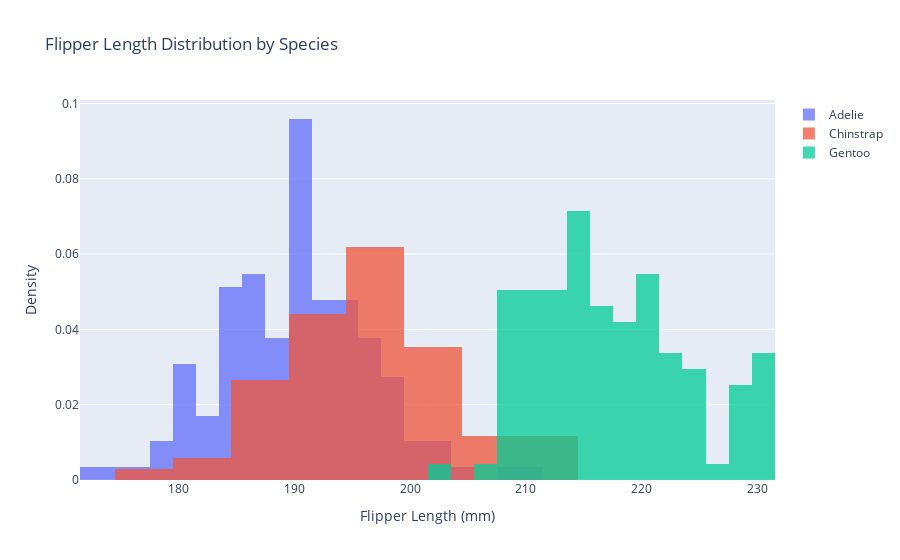

This figure's notebook cell:
### Markdown cell above
#### 1. Use [_fig.add_[h/v]line()_](https://plotly.com/python/horizontal-vertical-shapes/) and [_fig.add_[h/v]rect()_](https://plotly.com/python/line-charts/) to mark, respspectively, location (mean and median) and scale (range, interquartile range, and a range defined by two standard deviations away from the mean in both directions) of `flipper_length_mm` for each `species` onto `plotly` histograms of `flipper_length_mm` for each `species` in the penguins dataset<br>

<details class="details-example"><summary style="color:blue"><u>Further Guidance</u></summary>

> - _There are several considerations in this problem..._
>     - _The histograms can be on the same figure, on separate figures, or separated into different panels in the same figure_
>     - _The elements within a figure should be well annotated, probobably using a so-called legend to help make sure annotations don't overlap each other and are clear and readible_
> - _There are several ways to approach this problem..._
>     - _You will likely be very pleased when you run the code returned to you as the result of pasting this question in as a prompt into a ChatBot session; but, you will also likely need to interact with the ChatBot to ask for adjustments to the code which give a final satisfactory figure (and this is the recommended approach to get the experience this problem intends you to have)_
>     - _**When using a ChatBot, if the code provided by your ChatBot results in an error, show the error to your ChatBot and iterate this process with the adjusted "fixed" code provided by the ChatBot... this process usually converges some something workable that's pretty close to what you were going for**_
>     - <u>**And don't forget, a ChatBot can explain what how code it provides works, if you ask it to...**</u>
>     - _You could alternatively figure out how to code this plot up for yourself by looking at the provided documentation links and perhaps using some additional google searchers or ChatBot queries to help out with specific issues or examples; and, if you end up interested in figuring out a little more how the code works that's great and definitely feel free to go ahead and do so, but at this stage the point of this problem is to understand the general ideas of figures themselves as opposed to being an expert about the code that generated them_
    
</details>

### Code cell
import pandas as pd
import plotly.express as px
import plotly.graph_objects as go
import seaborn as sns

# Load the penguins dataset
penguins = sns.load_dataset('penguins').dropna()

# Create a figure
fig = go.Figure()

# Get unique species
species = penguins['species'].unique()

# Loop through each species and create a histogram with annotations
for sp in species:
    data = penguins[penguins['species'] == sp]['flipper_length_mm']
    
    # Calculate statistics
    mean = data.mean()
    median = data.median()
    range_min = data.min()
    range_max = data.max()
    q1 = data.quantile(0.25)
    q3 = data.quantile(0.75)
    iqr = q3 - q1
    std_dev = data.std()
    lower_bound = mean - 2 * std_dev
    upper_bound = mean + 2 * std_dev

    # Add histogram
    fig.add_trace(go.Histogram(
        x=data,
        name=sp,
        opacity=0.75,
        histnorm='probability density'
    ))
    
   
# Update layout
fig.update_layout(
    title='Flipper Length Distribution by Species',
    xaxis_title='Flipper Length (mm)',
    yaxis_title='Density',
    barmode='overlay'
)

# Show the plot
fig.show(renderer="png")

### Figure 1 — Plotly figure (JSON) as saved in the notebook; plotly's stock layout.template omitted (floating-point values rounded to 4 significant figures; data arrays with more than 128 entries replaced by an {"elided": "..."} marker saying what was removed)
{"data": [{"histnorm": "probability density", "name": "Adelie", "opacity": 0.75, "type": "histogram", "x": {"elided": "146 int values"}}, {"histnorm": "probability density", "name": "Chinstrap", "opacity": 0.75, "type": "histogram", "x": [192, 196, 193, 188, 197, 198, 178, 197, 195, 198, 193, 194, 185, 201, 190, 201, 197, 181, 190, 195, 181, 191, 187, 193, 195, 197, 200, 200, 191, 205, 187, 201, 187, 203, 195, 199, 195, 210, 192, 205, 210, 187, 196, 196, 196, 201, 190, 212, 187, 198, 199, 201, 193, 203, 187, 197, 191, 203, 202, 194, 206, 189, 195, 207, 202, 193, 210, 198]}, {"histnorm": "probability density", "name": "Gentoo", "opacity": 0.75, "type": "histogram", "x": [211, 230, 210, 218, 215, 210, 211, 219, 209, 215, 214, 216, 214, 213, 210, 217, 210, 221, 209, 222, 218, 215, 213, 215, 215, 215, 215, 210, 220, 222, 209, 207, 230, 220, 220, 213, 219, 208, 208, 208, 225, 210, 216, 222, 217, 210, 225, 213, 215, 210, 220, 210, 225, 217, 220, 208, 220, 208, 224, 208, 221, 214, 231, 219, 230, 229, 220, 223, 216, 221, 221, 217, 216, 230, 209, 220, 215, 223, 212, 221, 212, 224, 212, 228, 218, 218, 212, 230, 218, 228, 212, 224, 214, 226, 216, 222, 203, 225, 219, 228, 215, 228, 215, 210, 219, 208, 209, 216, 229, 213, 230, 217, 230, 222, 214, 215, 222, 212, 213]}], "layout": {"barmode": "overlay", "title": {"text": "Flipper Length Distribution by Species"}, "xaxis": {"title": {"text": "Flipper Length (mm)"}}, "yaxis": {"title": {"text": "Density"}}}}
